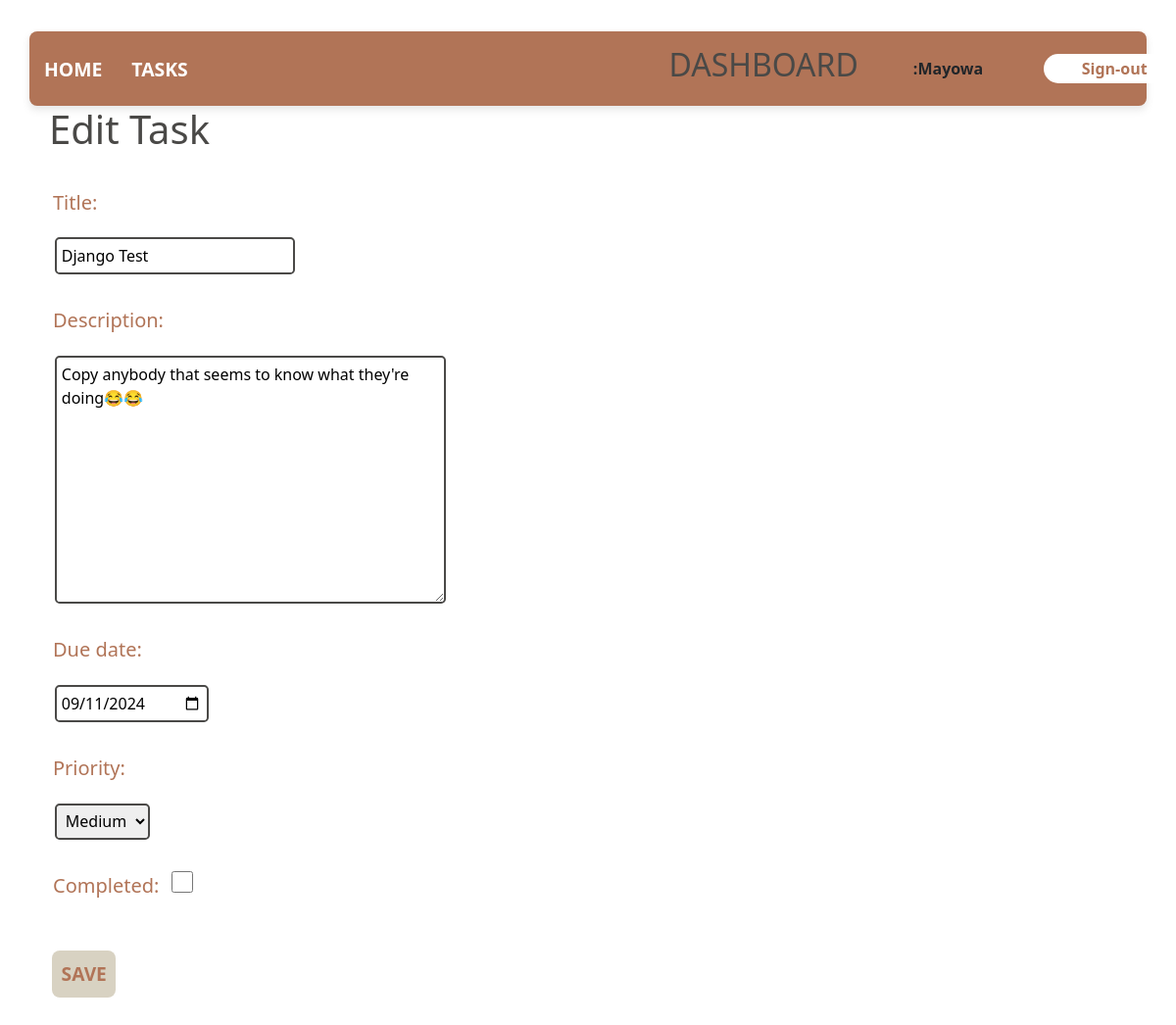
The page /edit/4/ (signed in) on the database as committed earlier.
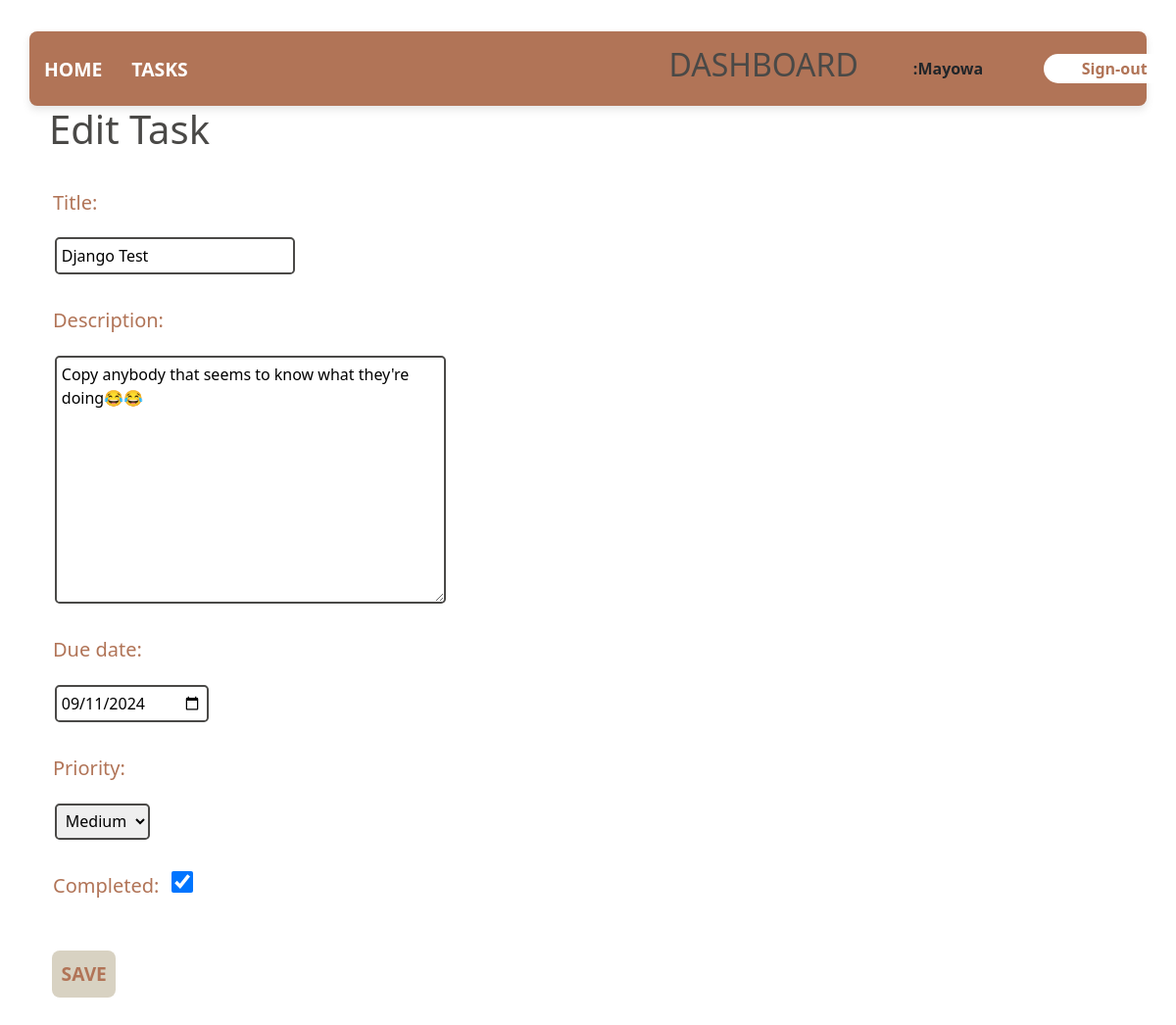
The same page on the database as committed later.
### tasks/models.py (models this page shows, shortened)
class Task(models.Model):
    PRIORITY_CHOICES = [
        ("L","Low"),
        ("M","Medium"),
        ("H","High"),
    ]
    user = models.ForeignKey(User,
                             on_delete=models.CASCADE)
    title = models.CharField(max_length=225)
    description = models.TextField(blank=True)
    due_date=models.DateField(null=True,
                              blank=True)
    created_at = models.DateTimeField(
                 auto_now_add=True)
    completed = models.BooleanField(
                 default=False)
    priority = models.CharField(max_length=1,
                                default="",
                                choices=PRIORITY_CHOICES)

### tasks/views.py (the view)
# urls.py: path("edit/<int:pk>/", task_edit, name='task_edit'),
def task_edit(request, pk):
    task = get_object_or_404(Task, pk=pk)
    if request.method == "POST":
        form = TaskForm(request.POST, instance=task)
        if form.is_valid():
            form.save()
            return redirect('task_list')
    else:
        form = TaskForm(instance=task)
    return render(request, 'task_form.html',
                   {'form': form})

### tasks/forms.py
class TaskForm(forms.ModelForm):
    class Meta:
        model = Task
        fields = [
            'title',
            'description',
            'due_date',
            'priority',
            'completed'
        ]
        widgets = {
            'due_date':
            forms.DateInput(attrs={'type': 'date'})
        }

### templates/task_form.html (shortened to what this page needs)
{% extends 'base.html' %}
{% block content %}
   <h1>{% if form.instance.pk %} Edit Task {% else %} Add Task {% endif %}</h1>
   <form method="post" class="create_task">
        {{ form.as_p }}
        <button type="submit" class="btn"><strong>SAVE</strong></button>
   </form>
{% endblock content %}

### templates/base.html (shortened to what this page needs)
<!DOCTYPE html>
{% load static %}
<html lang="en">
<head>
    <link rel="stylesheet" href="{% static 'style.css'%}">
    <link rel="stylesheet" href="{% static 'styles.css'%}">
    <link href="https://cdn.jsdelivr.net/npm/bootstrap@5.2.3/dist/css/bootstrap.min.css" rel="stylesheet">
</head>
<body>
    <nav class="nav">
        <span>
            <li><a href="{% url 'home' %}">HOME</a></li>
            <li><a href="{% url 'task_list' %}">TASKS</a></li>
        </span>
        {% if user.is_authenticated %}
        <div>
            <h2>DASHBOARD</h2>
            <strong class="usern">:{{ user.username }}</strong>
            <li>
            <form action="{%url 'logout' %}" method="post">
                <button type="submit"><strong class="logout">Sign-out</strong></button>
            </form>
            </li>
        {% endif %}
    </nav>
    {% block content %}
    {% endblock content %}
</body>
</html>

### static/style.css (style rules this page uses)
* { padding: 0; margin: 0; box-sizing: border-box; }
body { color: black; width: 100%; padding: 12px; }
h2 { color: rgb(132, 89, 252); font-size: large; margin: 1.5rem 2rem; }
.usern { margin: 0.5rem 2rem; }
.logout { width: 30%; margin: 1rem 2rem; }

### static/styles.css (style rules this page uses)
body { font-family: 'Arial', sans-serif; color: #333; margin: 0; padding: 0; }
h1, h2 { color: #4A4947; margin: 1.5rem; }
.nav { width: 95%; background-color: #B17457; padding: 15px; margin: 2rem auto; display: flex; justify-content: space-between; align-items: center; border-radius: 8px; box-shadow: 0 4px 8px rgba(0, 0, 0, 0.1); list-style: none; }
.nav span { display: flex; align-items: center; }
.nav li { list-style: none; margin: 0 15px; }
.nav a { color: #fff; text-decoration: none; font-weight: bold; font-size: 1.1em; transition: color 0.2s; }
.nav div { width: 10%; margin-right: 24rem; display: flex; flex-direction: row; align-items: center; }
.nav button { width: 9rem; background-color: #fff; color: #B17457; font-size: 16px; border: none; border-radius: 1rem; padding: 0.2rem; }
.nav form { margin-left: 15px; }
.nav li { color: #d1b3ff; font-size: 1.1em; font-weight: bold; }
h1 { margin-left: 50px; }
.create_task { position: relative; margin: 1.2rem; margin-left: 46px; width: 90%; }
.create_task label { color: #B17457; margin: 1rem 0.5rem; font-size: 20px; font-weight: 500; }
.create_task input, .create_task textarea, .create_task select { border: 2px solid #4A4947; border-radius: 0.3rem; padding: 0.3rem; margin: 0.3rem 0 0.3rem 10px; display: flex; }
.create_task input[type="checkbox"] { display: inline; margin: 0; width: 1.4rem; height: 1.4rem; }
.create_task .btn { background-color: #D8D2C2; color: #B17457; font-size: larger; font-weight: 500; margin: 1.2rem 7px; padding: 0.6rem; border: none; border-radius: 0.5rem; }

Rows that differ between the two databases and show on the page:
changed Task "Django Test": completed "☐" → "☑"
